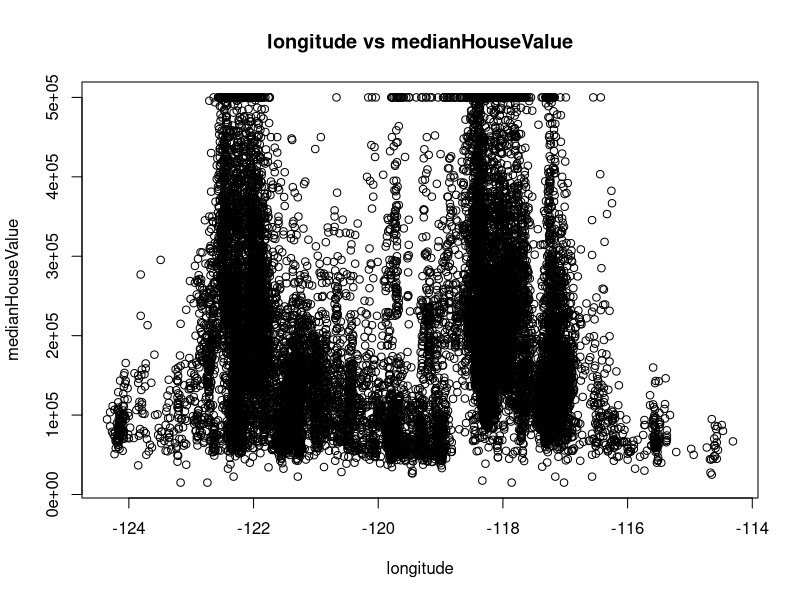
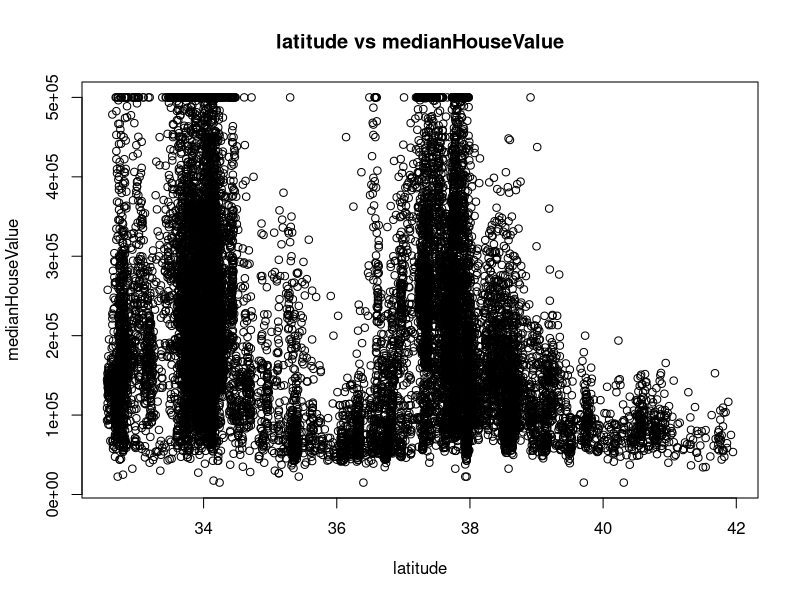
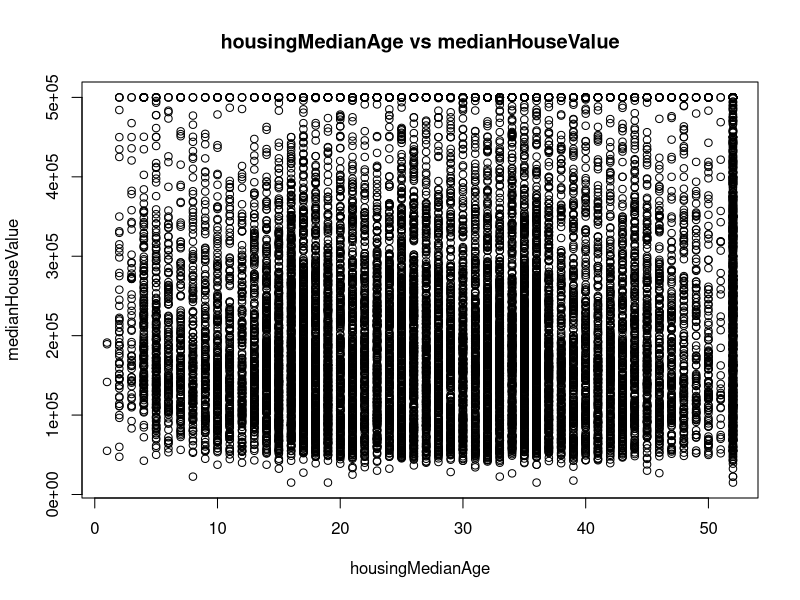
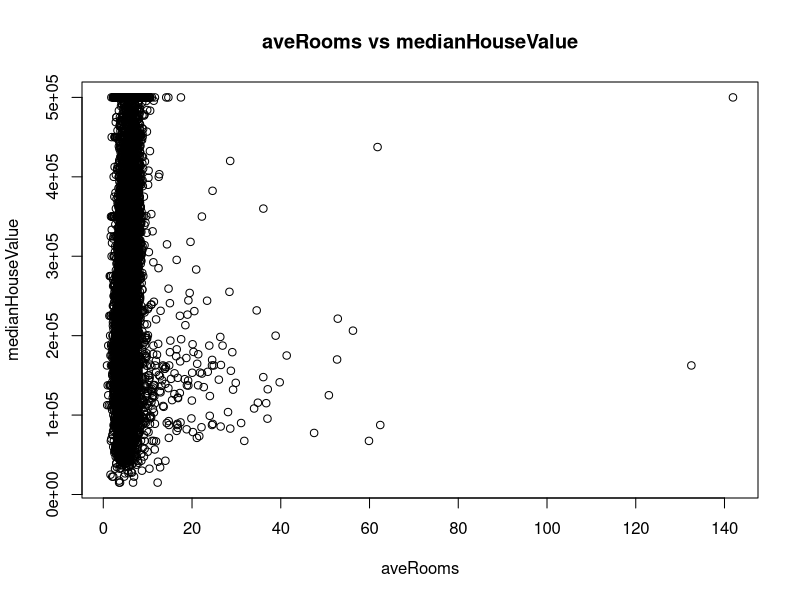
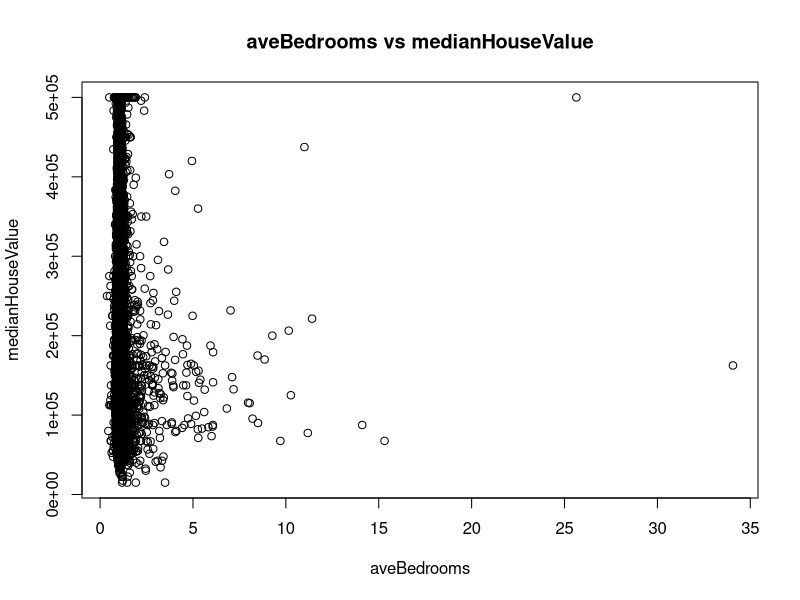
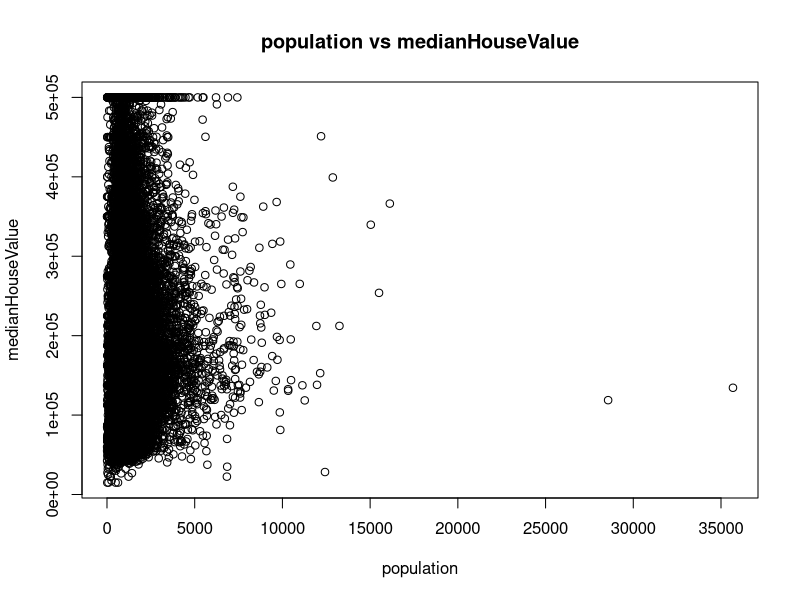
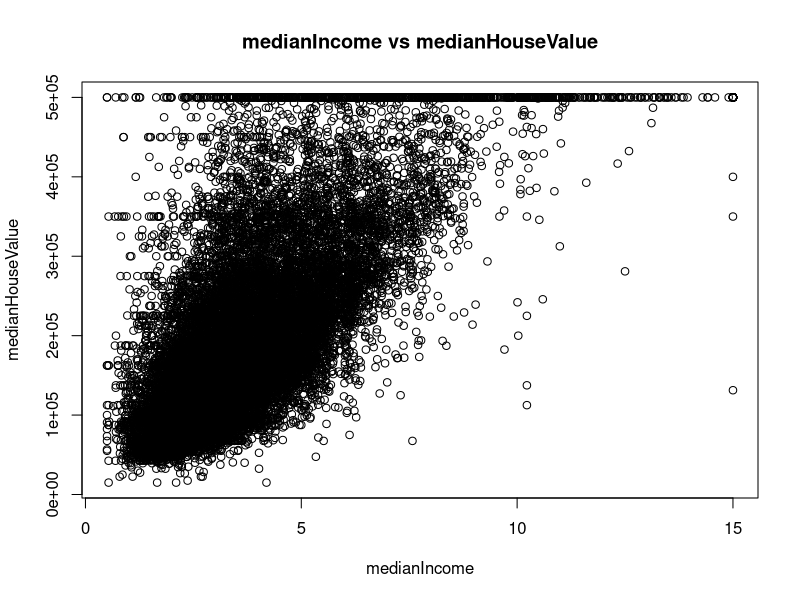
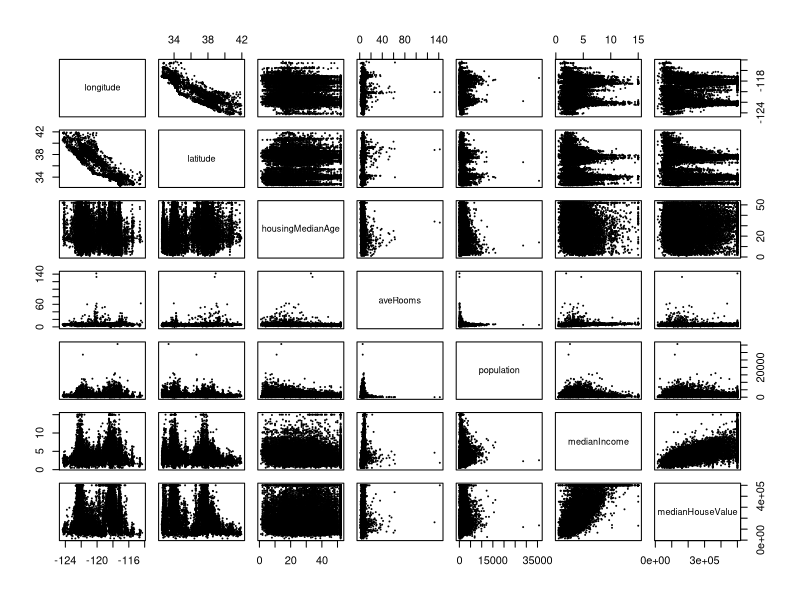

Write R code to recreate these figures, in order.
## ---- chunk 1
knitr::opts_chunk$set(echo = TRUE)
## ---- chunk 2
knitr::opts_chunk$set(echo = TRUE)
## ---- chunk 3
## Load the data 
Data_0 <- read.csv("Assignt1_data.csv", header = TRUE) 
View(Data_0)
names(Data_0)
## ---- chunk 4
data <- read.csv("Assignt1_data.csv")

# Summary stuff
str(data) 
summary(data)
head(data)
dim(data) 

# NA's
incomplete_rows <- data[!complete.cases(data), ] # these are all missing aveBedrooms.
data_clean <- na.omit 


# no duplicates
library(dplyr) 
data2 <- distinct(data) # no duplicates
  

# initial plots
target_col <- "medianHouseValue"
exclude <- c("id","oceanProximity",target_col)

for (col in names(data)) {
  if (!(col %in% exclude)) {
    plot(data[[col]], data[[target_col]],
         xlab = col,
         ylab = target_col,
         main = paste(col, "vs", target_col))
  }
}


## ---- chunk 5

data_naomit <- na.omit(data)

# Pairwise scatter plots 
pairs(data_naomit[, c("longitude", "latitude", "housingMedianAge", 
                      "aveRooms", "population", "medianIncome", "medianHouseValue")],
      cex = 0.1)
